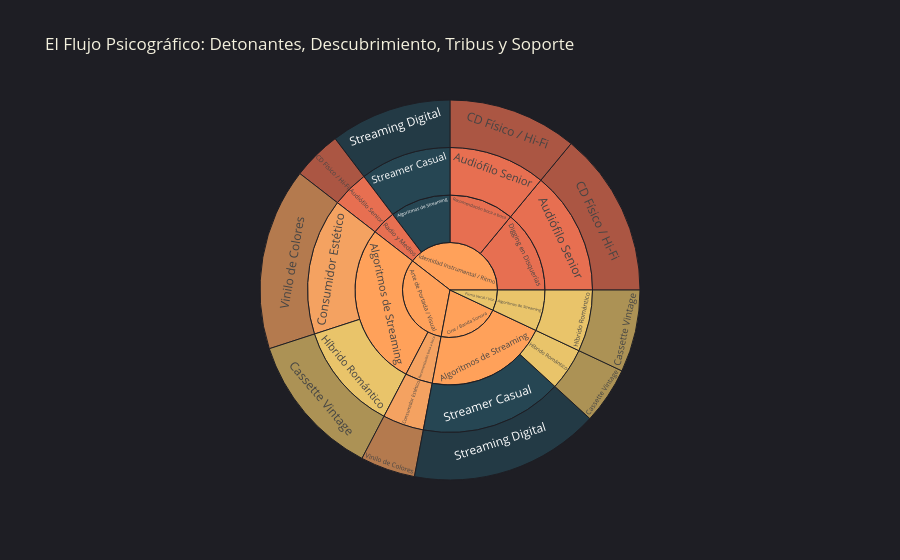

This figure's notebook cell:
### Markdown cell above
#### El Sunburst Concéntrico: Flujo Psicográfico Libre de Traslape (Hairball)
Para evitar la saturación de líneas y cruces caóticos del gráfico de Categorías Paralelas, implementamos una **visualización concéntrica jerárquica (Sunburst Chart)**.
Este gráfico organiza los datos desde adentro hacia afuera de forma limpia y proporcional:
$$\text{Detonante de Interés} \longrightarrow \text{Método de Descubrimiento} \longrightarrow \text{Tribu del Melómano} \longrightarrow \text{Soporte Físico Adquirido}$$

Es interactivo: al hacer clic en un sector (ej. 'Historia / Lore' o 'Arte de Portada'), todo el gráfico realiza una transición animada para enfocar exclusivamente el comportamiento de ese nicho psicográfico.

### Code cell
trigger_list = []
for t in df_usuarios["tribu_real"]:
    if t == "Audiófilo Senior":
        trigger_list.append("Identidad Instrumental / Ritmo")
    elif t == "Híbrido Romántico":
        trigger_list.append(np.random.choice(["Arte de Portada / Visual", "Firma Vocal / Voz", "Cine / Banda Sonora"], p=[0.50, 0.30, 0.20]))
    elif t == "Consumidor Estético":
        trigger_list.append("Arte de Portada / Visual")
    else:
        trigger_list.append(np.random.choice(["Cine / Banda Sonora", "Identidad Instrumental / Ritmo"], p=[0.70, 0.30]))

df_usuarios["detonante_interes"] = trigger_list

df_trigger_plot = df_usuarios.sample(600, random_state=42).copy()

def map_soporte(row):
    t = row["tribu_real"]
    if t == "Audiófilo Senior": return "CD Físico / Hi-Fi"
    elif t == "Híbrido Romántico": return "Cassette Vintage"
    elif t == "Consumidor Estético": return "Vinilo de Colores"
    else: return "Streaming Digital"

df_trigger_plot["soporte_preferido"] = df_trigger_plot.apply(map_soporte, axis=1)

fig_sunburst = px.sunburst(
    df_trigger_plot,
    path=["detonante_interes", "descubrimiento", "tribu_real", "soporte_preferido"],
    color="tribu_real",
    color_discrete_map={
        "Audiófilo Senior": "#E76F51",
        "Híbrido Romántico": "#E9C46A",
        "Consumidor Estético": "#F4A261",
        "Streamer Casual": "#264653"
    },
    title="El Flujo Psicográfico: Detonantes, Descubrimiento, Tribus y Soporte"
)

fig_sunburst.update_layout(
    paper_bgcolor="#1E1E24",
    font=dict(color="#F4F1DE")
)
fig_sunburst.show()

### Figure 1 — Plotly figure (JSON) as saved in the notebook; plotly's stock layout.template omitted (floating-point values rounded to 4 significant figures)
{"data": [{"branchvalues": "total", "customdata": [["(?)"], ["(?)"], ["(?)"], ["(?)"], ["(?)"], ["Audiófilo Senior"], ["Audiófilo Senior"], ["Audiófilo Senior"], ["Audiófilo Senior"], ["Audiófilo Senior"], ["Audiófilo Senior"], ["Audiófilo Senior"], ["Audiófilo Senior"], ["Audiófilo Senior"], ["Consumidor Estético"], ["Consumidor Estético"], ["Consumidor Estético"], ["Consumidor Estético"], ["Consumidor Estético"], ["Híbrido Romántico"], ["Híbrido Romántico"], ["Híbrido Romántico"], ["Híbrido Romántico"], ["Híbrido Romántico"], ["Híbrido Romántico"], ["Híbrido Romántico"], ["Híbrido Romántico"], ["Streamer Casual"], ["Streamer Casual"], ["Streamer Casual"], ["Streamer Casual"], ["Streamer Casual"]], "domain": {"x": [0, 1], "y": [0, 1]}, "hovertemplate": "labels=%{label}<br>count=%{value}<br>parent=%{parent}<br>id=%{id}<br>tribu_real=%{customdata[0]}<extra></extra>", "ids": ["Arte de Portada / Visual", "Cine / Banda Sonora", "Identidad Instrumental / Ritmo", "Arte de Portada / Visual/Algoritmos de Streaming", "Cine / Banda Sonora/Algoritmos de Streaming", "Identidad Instrumental / Ritmo/Recomendación boca a boca/Audiófilo Senior/CD Físico / Hi-Fi", "Identidad Instrumental / Ritmo/Radio y Medios/Audiófilo Senior", "Identidad Instrumental / Ritmo/Digging en Disquerías/Audiófilo Senior", "Identidad Instrumental / Ritmo/Digging en Disquerías", "Identidad Instrumental / Ritmo/Recomendación boca a boca/Audiófilo Senior", "Identidad Instrumental / Ritmo/Recomendación boca a boca", "Identidad Instrumental / Ritmo/Radio y Medios", "Identidad Instrumental / Ritmo/Radio y Medios/Audiófilo Senior/CD Físico / Hi-Fi", "Identidad Instrumental / Ritmo/Digging en Disquerías/Audiófilo Senior/CD Físico / Hi-Fi", "Arte de Portada / Visual/Recomendación boca a boca/Consumidor Estético", "Arte de Portada / Visual/Algoritmos de Streaming/Consumidor Estético/Vinilo de Colores", "Arte de Portada / Visual/Recomendación boca a boca/Consumidor Estético/Vinilo de Colores", "Arte de Portada / Visual/Recomendación boca a boca", "Arte de Portada / Visual/Algoritmos de Streaming/Consumidor Estético", "Firma Vocal / Voz/Algoritmos de Streaming", "Firma Vocal / Voz", "Arte de Portada / Visual/Algoritmos de Streaming/Híbrido Romántico", "Firma Vocal / Voz/Algoritmos de Streaming/Híbrido Romántico", "Cine / Banda Sonora/Algoritmos de Streaming/Híbrido Romántico/Cassette Vintage", "Arte de Portada / Visual/Algoritmos de Streaming/Híbrido Romántico/Cassette Vintage", "Firma Vocal / Voz/Algoritmos de Streaming/Híbrido Romántico/Cassette Vintage", "Cine / Banda Sonora/Algoritmos de Streaming/Híbrido Romántico", "Cine / Banda Sonora/Algoritmos de Streaming/Streamer Casual", "Identidad Instrumental / Ritmo/Algoritmos de Streaming", "Identidad Instrumental / Ritmo/Algoritmos de Streaming/Streamer Casual/Streaming Digital", "Cine / Banda Sonora/Algoritmos de Streaming/Streamer Casual/Streaming Digital", "Identidad Instrumental / Ritmo/Algoritmos de Streaming/Streamer Casual"], "labels": ["Arte de Portada / Visual", "Cine / Banda Sonora", "Identidad Instrumental / Ritmo", "Algoritmos de Streaming", "Algoritmos de Streaming", "CD Físico / Hi-Fi", "Audiófilo Senior", "Audiófilo Senior", "Digging en Disquerías", "Audiófilo Senior", "Recomendación boca a boca", "Radio y Medios", "CD Físico / Hi-Fi", "CD Físico / Hi-Fi", "Consumidor Estético", "Vinilo de Colores", "Vinilo de Colores", "Recomendación boca a boca", "Consumidor Estético", "Algoritmos de Streaming", "Firma Vocal / Voz", "Híbrido Romántico", "Híbrido Romántico", "Cassette Vintage", "Cassette Vintage", "Cassette Vintage", "Híbrido Romántico", "Streamer Casual", "Algoritmos de Streaming", "Streaming Digital", "Streaming Digital", "Streamer Casual"], "marker": {"colors": ["#FFA15A", "#FFA15A", "#FFA15A", "#FFA15A", "#FFA15A", "#E76F51", "#E76F51", "#E76F51", "#E76F51", "#E76F51", "#E76F51", "#E76F51", "#E76F51", "#E76F51", "#F4A261", "#F4A261", "#F4A261", "#F4A261", "#F4A261", "#E9C46A", "#E9C46A", "#E9C46A", "#E9C46A", "#E9C46A", "#E9C46A", "#E9C46A", "#E9C46A", "#264653", "#264653", "#264653", "#264653", "#264653"]}, "name": "", "parents": ["", "", "", "Arte de Portada / Visual", "Cine / Banda Sonora", "Identidad Instrumental / Ritmo/Recomendación boca a boca/Audiófilo Senior", "Identidad Instrumental / Ritmo/Radio y Medios", "Identidad Instrumental / Ritmo/Digging en Disquerías", "Identidad Instrumental / Ritmo", "Identidad Instrumental / Ritmo/Recomendación boca a boca", "Identidad Instrumental / Ritmo", "Identidad Instrumental / Ritmo", "Identidad Instrumental / Ritmo/Radio y Medios/Audiófilo Senior", "Identidad Instrumental / Ritmo/Digging en Disquerías/Audiófilo Senior", "Arte de Portada / Visual/Recomendación boca a boca", "Arte de Portada / Visual/Algoritmos de Streaming/Consumidor Estético", "Arte de Portada / Visual/Recomendación boca a boca/Consumidor Estético", "Arte de Portada / Visual", "Arte de Portada / Visual/Algoritmos de Streaming", "Firma Vocal / Voz", "", "Arte de Portada / Visual/Algoritmos de Streaming", "Firma Vocal / Voz/Algoritmos de Streaming", "Cine / Banda Sonora/Algoritmos de Streaming/Híbrido Romántico", "Arte de Portada / Visual/Algoritmos de Streaming/Híbrido Romántico", "Firma Vocal / Voz/Algoritmos de Streaming/Híbrido Romántico", "Cine / Banda Sonora/Algoritmos de Streaming", "Cine / Banda Sonora/Algoritmos de Streaming", "Identidad Instrumental / Ritmo", "Identidad Instrumental / Ritmo/Algoritmos de Streaming/Streamer Casual", "Cine / Banda Sonora/Algoritmos de Streaming/Streamer Casual", "Identidad Instrumental / Ritmo/Algoritmos de Streaming"], "type": "sunburst", "values": [195, 126, 237, 167, 126, 66, 25, 84, 84, 66, 66, 25, 25, 84, 28, 93, 28, 28, 93, 42, 42, 74, 42, 29, 74, 42, 29, 97, 62, 62, 97, 62]}], "layout": {"font": {"color": "#F4F1DE"}, "legend": {"tracegroupgap": 0}, "paper_bgcolor": "#1E1E24", "title": {"text": "El Flujo Psicográfico: Detonantes, Descubrimiento, Tribus y Soporte"}}}
